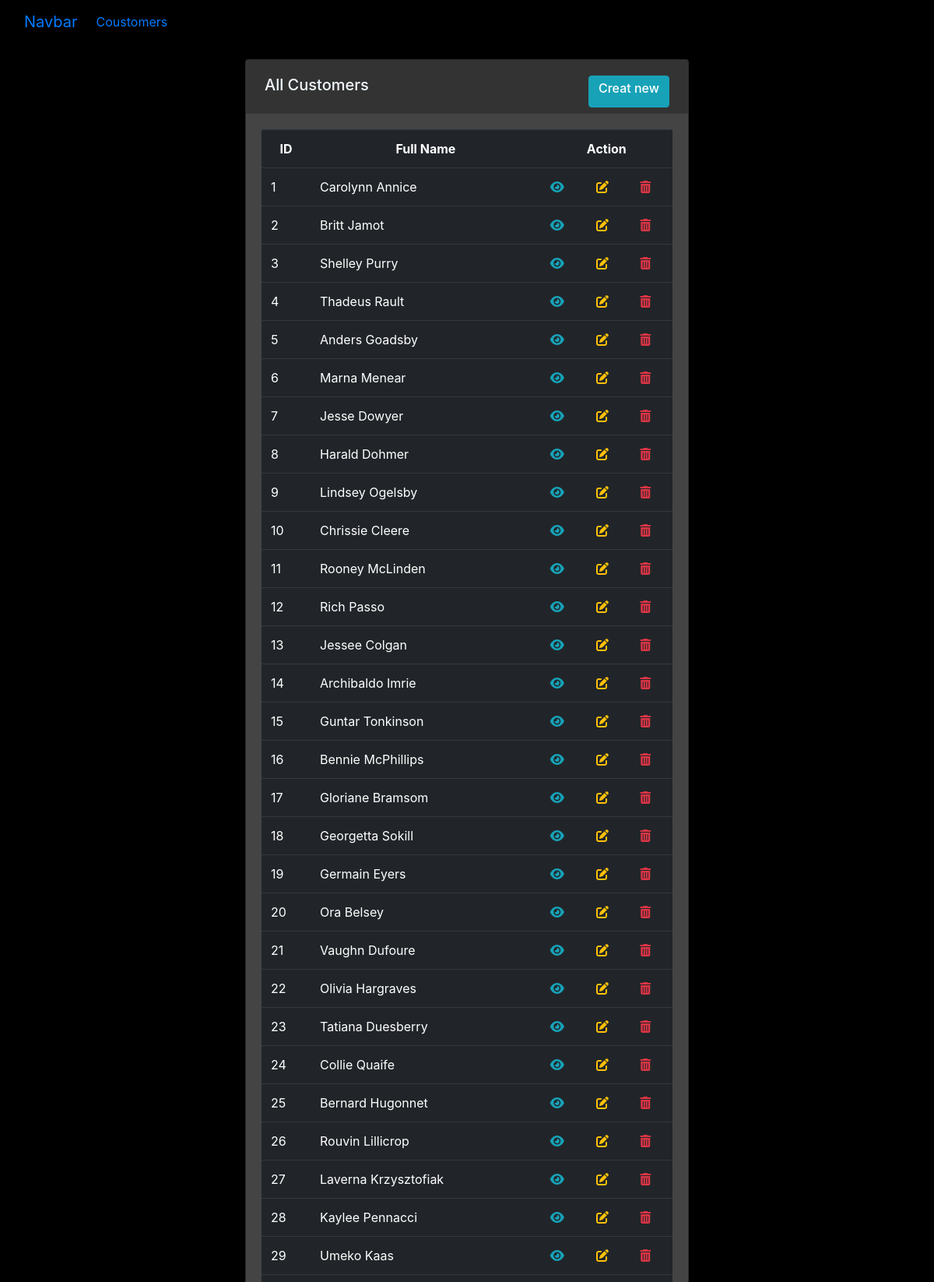
Page /customers/index.php (upper part) on the committed database.
### tables this page shows
CREATE TABLE `customers` (
  `id` int(11) NOT NULL,
  `full_name` varchar(200) DEFAULT NULL,
  `country` varchar(200) DEFAULT 'cairo',
  `age` int(11) DEFAULT NULL,
  `phone` varchar(200) DEFAULT NULL,
  `gender` varchar(30) DEFAULT NULL
);

### customers/index.php (the view, shortened to what this page needs)
<?php
include_once "../shared/config.php";
include_once "../shared/header.php";
$counter = 1;
$select = "SELECT * FROM customers order by id DESC ";
$data = mysqli_query($connect, $select);
?>
<div class="container col-md-6">
    <div class="card">
        <h5 class="ml-4">All Customers <a href="./creat.php" class="btn btn-info float-right mr-4"><h6>Creat new</h6></a></h5>
        <div class="card-body"></h4>
            <table class="table table-dark">
                <tr class="text-center">
                    <th>ID</th>
                    <th>Full Name</th>
                    <th colspan="3">Action</th>
                </tr>
                <?php foreach ($data as $item): ?>
                    <tr>
                        <td><?= $counter++ ?></td>
                        <td><?= $item['full_name'] ?></td>
                        <th><a href="./view.php?view=<?= $item['id'] ?>"><i class="text-info fa-solid fa-eye"></i></a></th>
                        <th><a href="./update.php?edite=<?= $item['id'] ?>"><i class="text-warning fa-solid fa-pen-to-square"></i></a></th>
                        <th><a onclick="return confirm('Are You Sure ??')" href="./index.php?delete=<?= $item['id'] ?>"><i class="text-danger fa-solid fa-trash-can"></i></i></a></th>
                    </tr>
                <?php endforeach; ?>
            </table>
        </div>
    </div>
</div>
<?php include_once "../shared/script.php"; ?>

### shared/header.php (shortened to what this page needs)
<!DOCTYPE html>
<html lang="en">
<head>
    <link href="../css/bootstrap.css" rel="stylesheet">
    <link href="../css/style.css" rel="stylesheet">
    <link href="../css/all.css" rel="stylesheet">
    <nav class="navbar navbar-expand-lg bg-body-tertiary">
        <div class="container-fluid">
            <a class="navbar-brand" href="#">Navbar</a>
            <div class="collapse navbar-collapse" id="navbarNavAltMarkup">
                <div class="navbar-nav">
                    <a class="nav-link active" aria-current="page" href="../customers/index.php">Coustomers</a>
                </div>
            </div>
        </div>
    </nav>
</head>
<body>

### shared/script.php
</body>
</html>

### css/style.css (style rules this page uses)
body { background-color: black; color: white; }
.card { background-color: #333; color: aliceblue; padding: 20px 0px; margin: 20px 0px; }
.card-body { background-color: #444; color: aliceblue; }

### rows in the picture
customers: full_name "Carolynn Annice"
customers: full_name "Britt Jamot"
customers: full_name "Shelley Purry"
customers: full_name "Thadeus Rault"
customers: full_name "Anders Goadsby"
customers: full_name "Marna Menear"
customers: full_name "Jesse Dowyer"
customers: full_name "Harald Dohmer"
customers: full_name "Lindsey Ogelsby"
customers: full_name "Chrissie Cleere"
customers: full_name "Rooney McLinden"
customers: full_name "Rich Passo"
customers: full_name "Jessee Colgan"
customers: full_name "Archibaldo Imrie"
customers: full_name "Guntar Tonkinson"
customers: full_name "Bennie McPhillips"
customers: full_name "Gloriane Bramsom"
customers: full_name "Georgetta Sokill"
customers: full_name "Germain Eyers"
customers: full_name "Ora Belsey"
customers: full_name "Vaughn Dufoure"
customers: full_name "Olivia Hargraves"
customers: full_name "Tatiana Duesberry"
customers: full_name "Collie Quaife"
customers: full_name "Bernard Hugonnet"
customers: full_name "Rouvin Lillicrop"
customers: full_name "Laverna Krzysztofiak"
customers: full_name "Kaylee Pennacci"
customers: full_name "Umeko Kaas"
